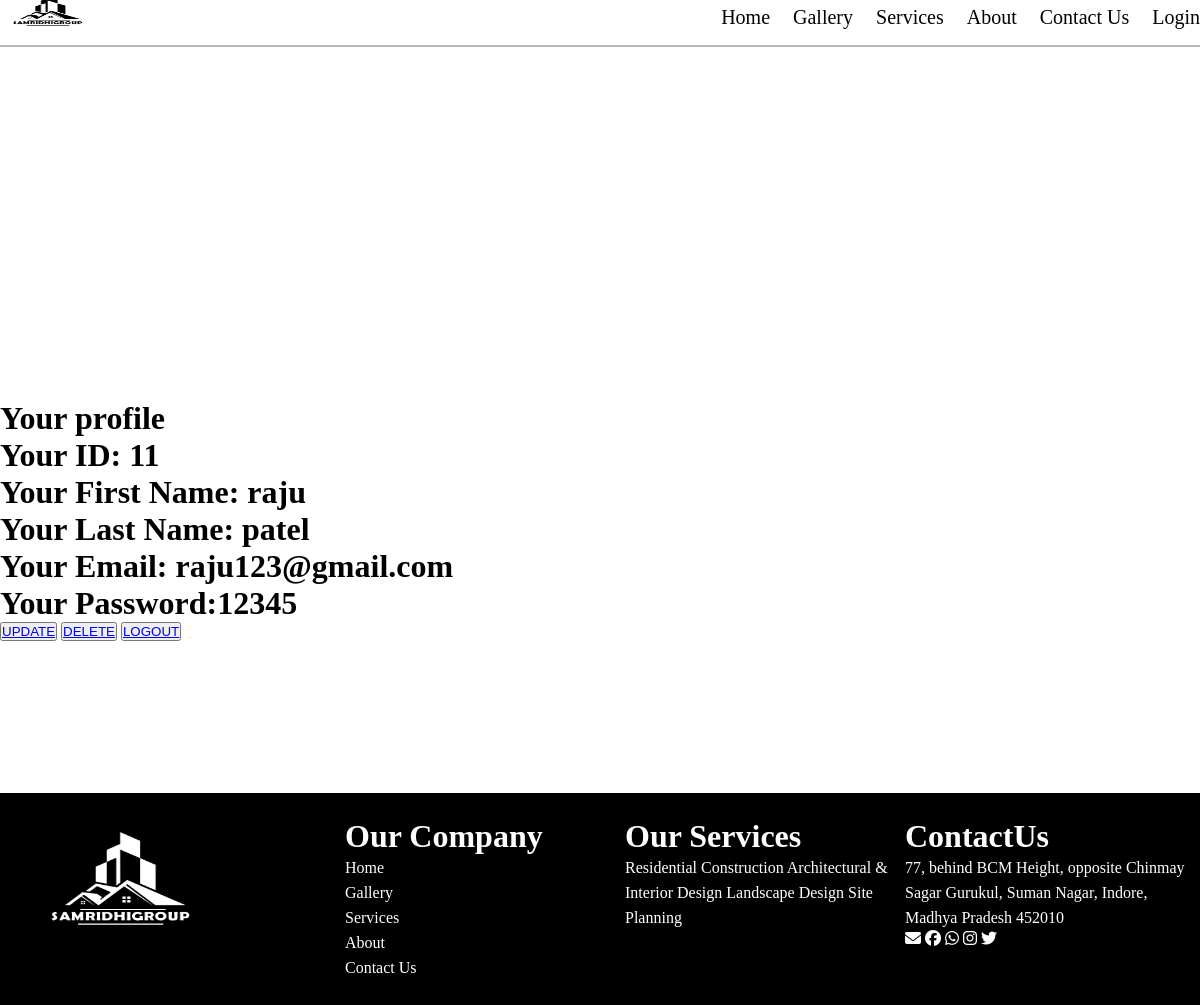
The app's page /user_profile (signed in), older data.
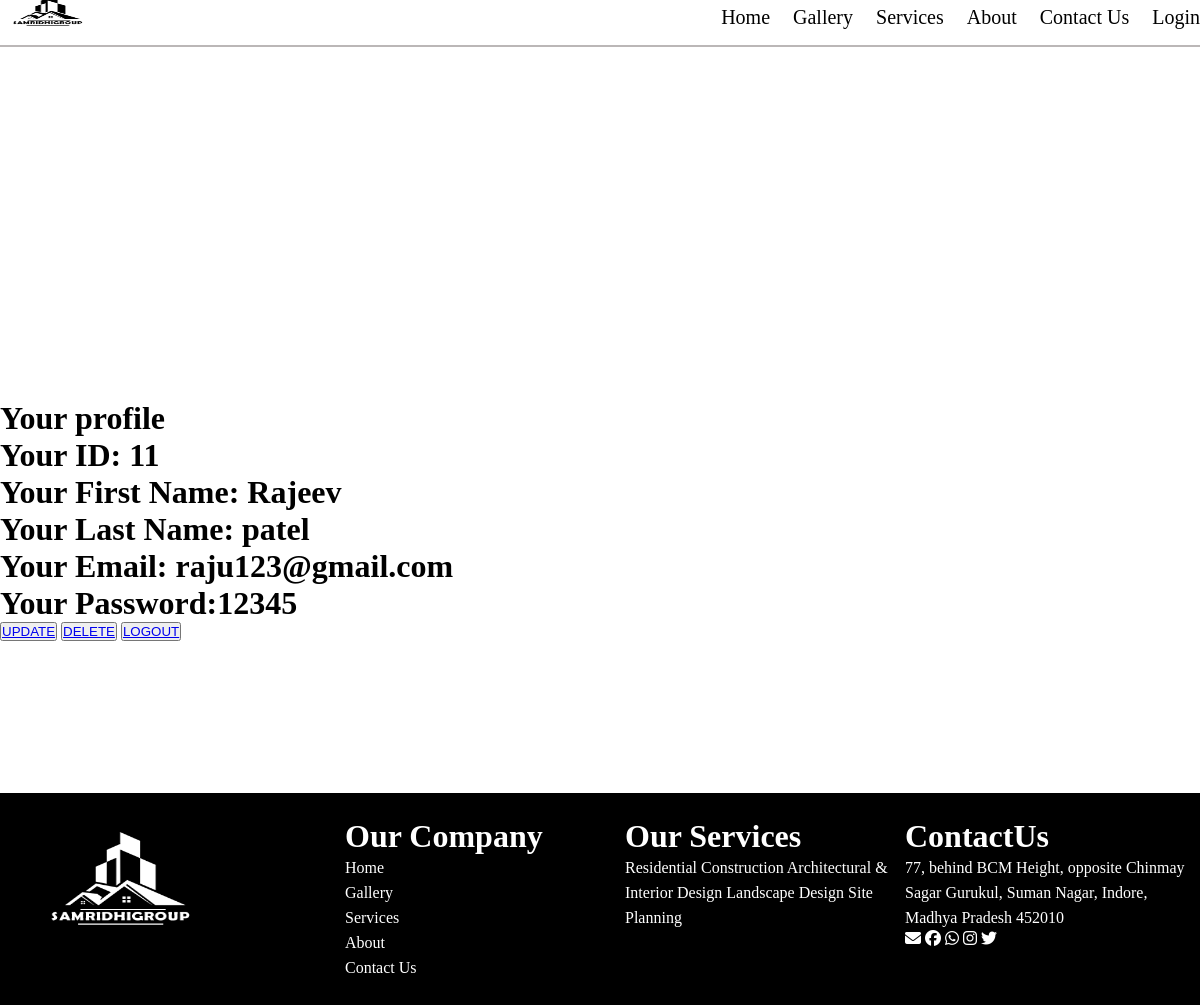
The same page, newer data.
### project2/models.py (models this page shows, shortened)
class Student(models.Model):
    fnm = models.CharField(max_length=100)
    lnm = models.CharField(max_length=100)
    email = models.EmailField(max_length=100 ,default=True)
    password = models.CharField(max_length=100,default=True)

### project2/views.py (the view)
# urls.py: path("user_profile",views.user_profile,name="user_profile"),
def user_profile(request):
    email=request.session["pro_data"]
    data=Student.objects.get(email=email)
    return render(request,'profile.html',{'key':data})

### project2/templates/profile.html
{% extends "base.html" %}
{% load static %}
{% block container %}
<div class="profile">
<h1>Your profile</h1>
<h1>Your ID: {{ key.id }}</h1>
<h1>Your First Name: {{ key.fnm }}</h1>
<h1>Your Last Name: {{ key.lnm }}</h1>
<h1>Your Email: {{ key.email }}</h1>
<h1>Your Password:{{ key.password }}</h1>
<button><a href="{% url 'user_update' key.id %}">UPDATE</a></button>
<button><a href="{% url 'user_delete' key.id %}">DELETE</a></button>
<button><a href="{% url 'user_logout' %}">LOGOUT</a></button>
</div>
{% endblock %}

### project2/templates/base.html (shortened to what this page needs)
{% load static %}
<!DOCTYPE html>
<html lang="en">
<head>
    <link rel="stylesheet" href="https://cdnjs.cloudflare.com/ajax/libs/font-awesome/6.7.2/css/all.min.css" />
    <link rel="stylesheet" href="{% static "css/Style.css" %}">
</head>
<body>
    {% block navbar %}
    <nav class="nav">
        <div class="logo"> <img src="{% static '/images/logo.png' %}" alt="">
        </div>
        <ul>
            <li><a href="{% url 'home' %}">Home</a></li>
            <li><a href="{% url 'Gallery' %}">Gallery</a></li>
            <li><a href="{% url 'Services' %}">Services</a></li>
            <li><a href="{% url 'about' %}">About</a></li>
            <li><a href="{% url 'Contact' %}">Contact Us</a></li>
            <li><a href="{% url 'login' %}">Login</a></li>
        </ul>
    </nav>
    {% endblock %}
    {% block container %}
    {% endblock %}
    {% block footer %}
    <footer class="foot">
        <img src="{% static '/images/logo1 white.png' %}" alt="">
<div class="f1"><h1>Our Company</h1>
<li>Home</li>
<li>Gallery</li>
<li>Services</li>
<li>About</li>
<li>Contact Us</li>
</div>
<div class="f2"><h1>Our Services</h1>
<p>Residential Construction
    Architectural & Interior Design
    Landscape Design
    Site Planning</p></div>
<div class="f3"><h1>ContactUs</h1>
<p>77, behind BCM Height, opposite Chinmay Sagar Gurukul, Suman Nagar, Indore,
     Madhya Pradesh 452010</p>
     <i class="fa-solid fa-envelope"></i>
     <i class="fa-brands fa-facebook"></i>
     <i class="fa-brands fa-whatsapp"></i>
     <i class="fa-brands fa-instagram"></i>
     <i class="fa-brands fa-twitter"></i>
    </div>
    </footer>
</body>
</html>
{% endblock %}

### project2/static/css/Style.css (style rules this page uses)
* { padding: 0%; margin: 0%; box-sizing: border-box; }
.nav { width: 100%; background-color: rgba(255, 255, 255, 0.719); color: rgb(0, 0, 0); display: flex; justify-content: space-between; position:fixed; top: -10px; border-bottom: 2px solid rgb(187, 183, 183); font-size: 20px; }
.nav ul { display: flex; list-style: none; gap: 23px; align-items: center; }
.nav ul li a { color: black; text-decoration: none; }
.logo img { width:100px; height:50px; }
img { width: 1500px; }
.foot { width: 100%; border-top: 2px solid white; display: flex; background-color: rgb(0, 0, 0); color: rgb(255, 255, 255); padding: 25px; gap: 80px; position: relative; margin-top: 150px; }
.f1,.f2,.f3 { width: 200px; position: relative; left: 40px; }
.f2 p,.f3 p { width: 280px; line-height: 25px; }
.f1 li { width: 200px; line-height: 25px; flex-direction: column; list-style: none; }
.foot img { width: 200px; height: 150px; }
.profile { margin-top: 400px; }

Row changes from the older to the newer data that the page shows:
changed Student "patel": fnm "raju" → "Rajeev"
